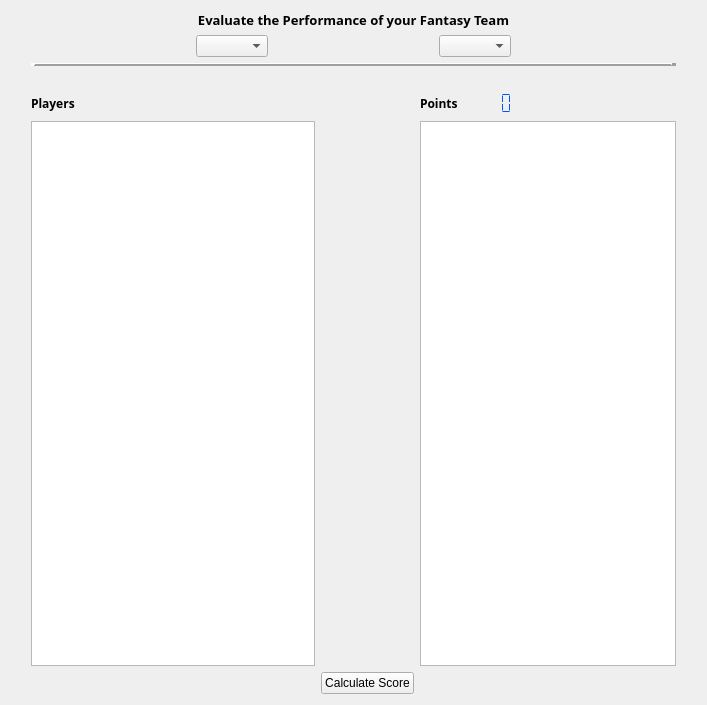
<?xml version="1.0" encoding="UTF-8"?>
<ui version="4.0">
 <class>Form</class>
 <widget class="QWidget" name="Form">
  <property name="geometry">
   <rect>
    <x>0</x>
    <y>0</y>
    <width>707</width>
    <height>705</height>
   </rect>
  </property>
  <property name="windowTitle">
   <string>Team Evaluation</string>
  </property>
  <layout class="QGridLayout" name="gridLayout_2">
   <item row="5" column="2">
    <widget class="QPushButton" name="B1">
     <property name="font">
      <font>
       <pointsize>9</pointsize>
      </font>
     </property>
     <property name="text">
      <string>Calculate Score</string>
     </property>
    </widget>
   </item>
   <item row="5" column="3" colspan="8">
    <spacer name="horizontalSpacer_5">
     <property name="orientation">
      <enum>Qt::Horizontal</enum>
     </property>
     <property name="sizeHint" stdset="0">
      <size>
       <width>40</width>
       <height>20</height>
      </size>
     </property>
    </spacer>
   </item>
   <item row="4" column="3" colspan="8">
    <widget class="QListWidget" name="LW2"/>
   </item>
   <item row="0" column="1" colspan="10">
    <layout class="QGridLayout" name="gridLayout">
     <item row="1" column="1" colspan="2">
      <widget class="QComboBox" name="combo1">
       <property name="font">
        <font>
         <pointsize>9</pointsize>
        </font>
       </property>
      </widget>
     </item>
     <item row="1" column="5">
      <spacer name="horizontalSpacer_3">
       <property name="orientation">
        <enum>Qt::Horizontal</enum>
       </property>
       <property name="sizeHint" stdset="0">
        <size>
         <width>40</width>
         <height>20</height>
        </size>
       </property>
      </spacer>
     </item>
     <item row="0" column="0" colspan="6">
      <widget class="QLabel" name="L1">
       <property name="font">
        <font>
         <family>LEMON MILK Bold</family>
         <pointsize>10</pointsize>
         <weight>75</weight>
         <bold>true</bold>
        </font>
       </property>
       <property name="text">
        <string>Evaluate the Performance of your Fantasy Team</string>
       </property>
       <property name="alignment">
        <set>Qt::AlignCenter</set>
       </property>
      </widget>
     </item>
     <item row="1" column="3">
      <spacer name="horizontalSpacer">
       <property name="orientation">
        <enum>Qt::Horizontal</enum>
       </property>
       <property name="sizeHint" stdset="0">
        <size>
         <width>40</width>
         <height>20</height>
        </size>
       </property>
      </spacer>
     </item>
     <item row="1" column="4">
      <widget class="QComboBox" name="combo2">
       <property name="font">
        <font>
         <pointsize>9</pointsize>
        </font>
       </property>
      </widget>
     </item>
     <item row="1" column="0">
      <spacer name="horizontalSpacer_2">
       <property name="orientation">
        <enum>Qt::Horizontal</enum>
       </property>
       <property name="sizeHint" stdset="0">
        <size>
         <width>40</width>
         <height>20</height>
        </size>
       </property>
      </spacer>
     </item>
    </layout>
   </item>
   <item row="0" column="11" rowspan="6">
    <spacer name="verticalSpacer_2">
     <property name="orientation">
      <enum>Qt::Vertical</enum>
     </property>
     <property name="sizeHint" stdset="0">
      <size>
       <width>20</width>
       <height>40</height>
      </size>
     </property>
    </spacer>
   </item>
   <item row="4" column="1">
    <widget class="QListWidget" name="LW1"/>
   </item>
   <item row="5" column="1">
    <spacer name="horizontalSpacer_4">
     <property name="orientation">
      <enum>Qt::Horizontal</enum>
     </property>
     <property name="sizeHint" stdset="0">
      <size>
       <width>40</width>
       <height>20</height>
      </size>
     </property>
    </spacer>
   </item>
   <item row="2" column="1" colspan="10">
    <spacer name="horizontalSpacer_6">
     <property name="orientation">
      <enum>Qt::Horizontal</enum>
     </property>
     <property name="sizeHint" stdset="0">
      <size>
       <width>40</width>
       <height>20</height>
      </size>
     </property>
    </spacer>
   </item>
   <item row="0" column="0" rowspan="6">
    <spacer name="verticalSpacer">
     <property name="orientation">
      <enum>Qt::Vertical</enum>
     </property>
     <property name="sizeHint" stdset="0">
      <size>
       <width>20</width>
       <height>40</height>
      </size>
     </property>
    </spacer>
   </item>
   <item row="1" column="1" colspan="10">
    <widget class="Line" name="line">
     <property name="font">
      <font>
       <pointsize>15</pointsize>
      </font>
     </property>
     <property name="frameShadow">
      <enum>QFrame::Raised</enum>
     </property>
     <property name="lineWidth">
      <number>5</number>
     </property>
     <property name="orientation">
      <enum>Qt::Horizontal</enum>
     </property>
    </widget>
   </item>
   <item row="3" column="1">
    <widget class="QLabel" name="L2">
     <property name="font">
      <font>
       <family>LEMON MILK Bold</family>
       <pointsize>9</pointsize>
       <weight>75</weight>
       <bold>true</bold>
      </font>
     </property>
     <property name="text">
      <string>Players</string>
     </property>
    </widget>
   </item>
   <item row="3" column="3">
    <widget class="QLabel" name="L3">
     <property name="font">
      <font>
       <family>LEMON MILK Bold</family>
       <pointsize>9</pointsize>
       <weight>75</weight>
       <bold>true</bold>
      </font>
     </property>
     <property name="text">
      <string>Points</string>
     </property>
    </widget>
   </item>
   <item row="3" column="4">
    <widget class="QLCDNumber" name="lcd1">
     <property name="enabled">
      <bool>true</bool>
     </property>
     <property name="sizePolicy">
      <sizepolicy hsizetype="Fixed" vsizetype="Fixed">
       <horstretch>0</horstretch>
       <verstretch>0</verstretch>
      </sizepolicy>
     </property>
     <property name="font">
      <font>
       <pointsize>10</pointsize>
      </font>
     </property>
     <property name="styleSheet">
      <string notr="true">color: rgb(0, 85, 255)</string>
     </property>
     <property name="frameShape">
      <enum>QFrame::NoFrame</enum>
     </property>
     <property name="frameShadow">
      <enum>QFrame::Plain</enum>
     </property>
     <property name="digitCount">
      <number>4</number>
     </property>
     <property name="segmentStyle">
      <enum>QLCDNumber::Flat</enum>
     </property>
    </widget>
   </item>
   <item row="4" column="2">
    <spacer name="verticalSpacer_3">
     <property name="orientation">
      <enum>Qt::Vertical</enum>
     </property>
     <property name="sizeHint" stdset="0">
      <size>
       <width>20</width>
       <height>40</height>
      </size>
     </property>
    </spacer>
   </item>
  </layout>
 </widget>
 <resources/>
 <connections/>
</ui>
